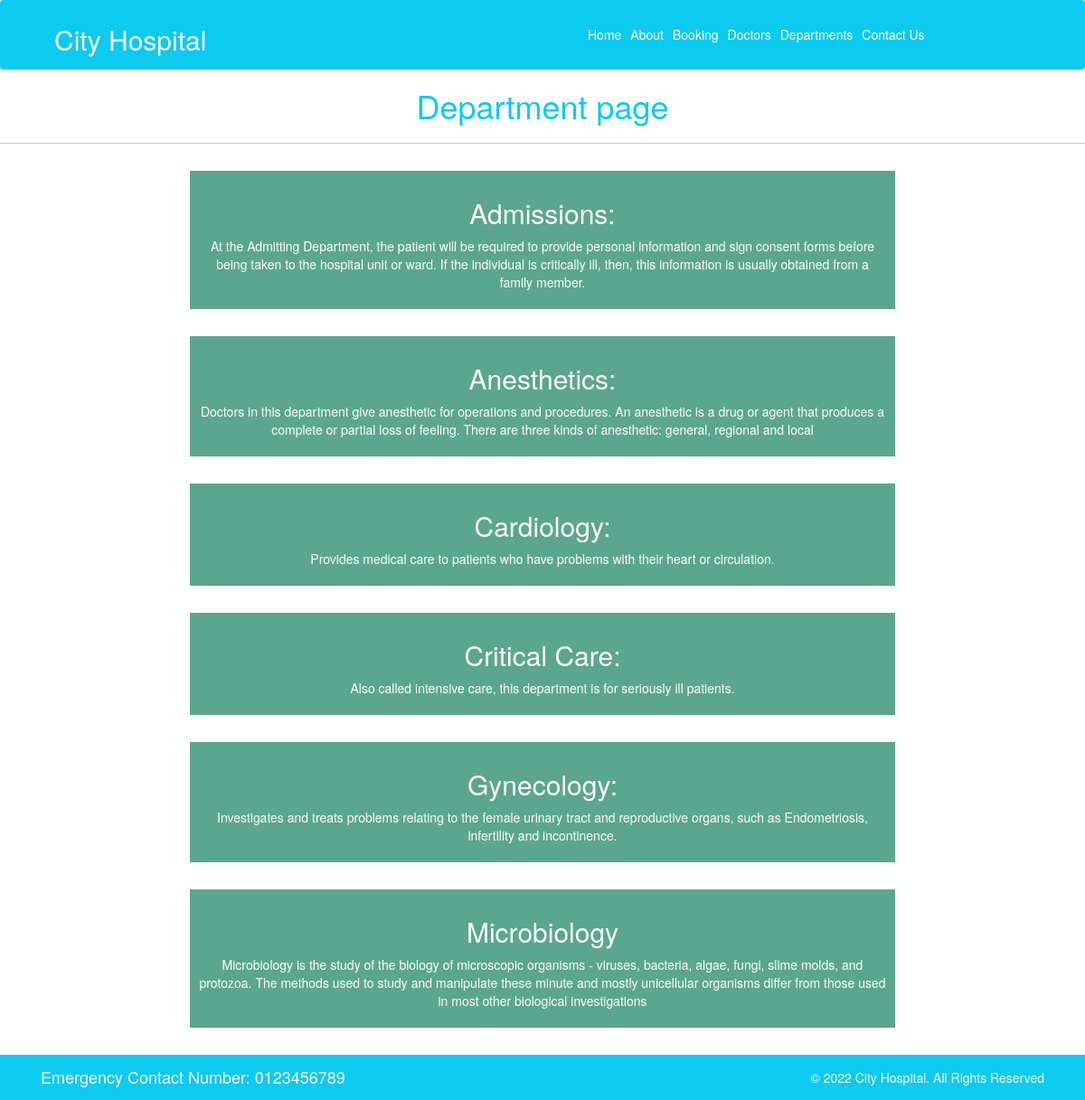
Page /department/ on the earlier database version.
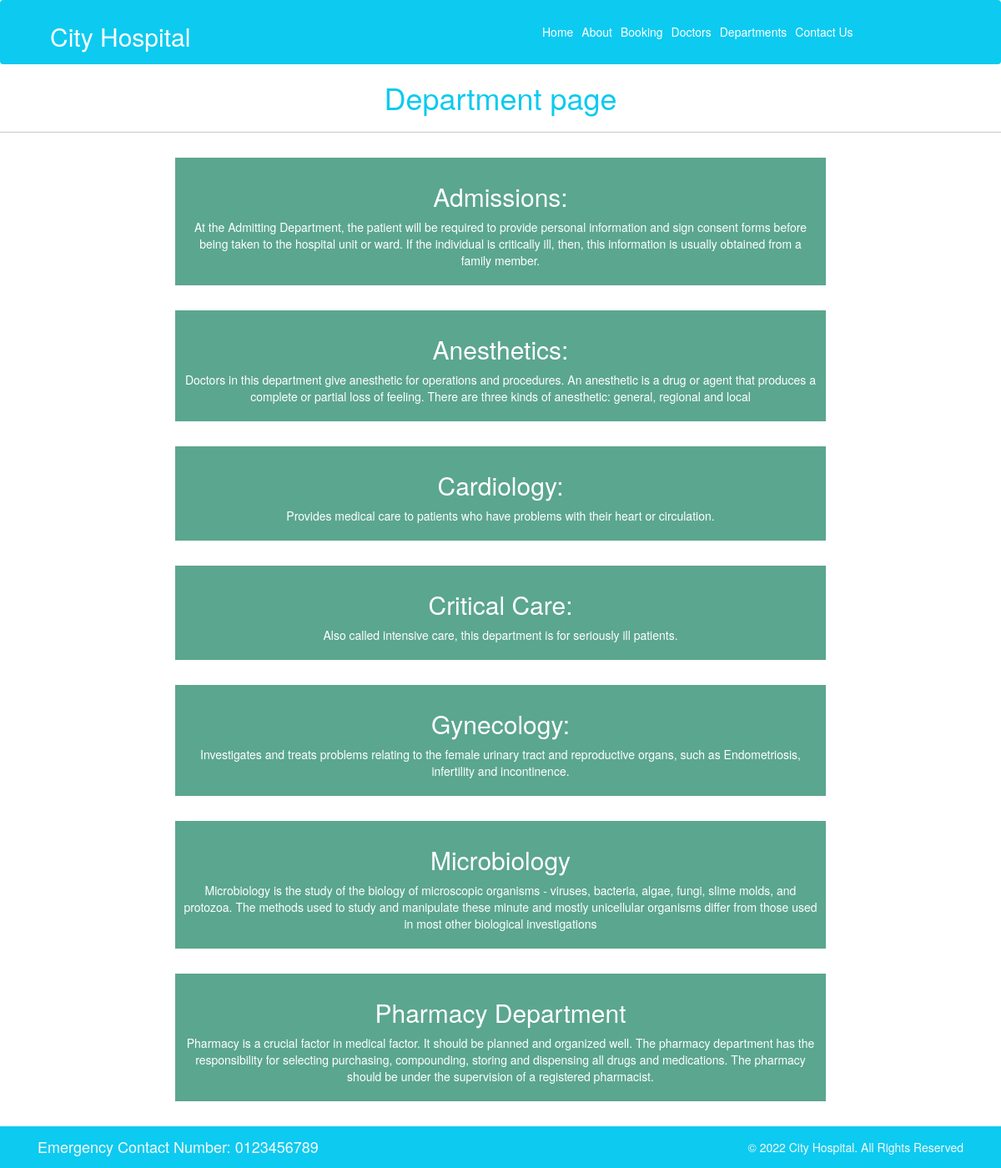
Same page on the later database version.
### home/models.py (models this page shows, shortened)
class departments(models.Model):
    dept_name = models.CharField(max_length=50)
    dept_description = models.TextField()

### home/views.py (the view)
# urls.py: path('department/', views.department, name='department'),
def department(request):
    dict_dept = {
        'dept': departments.objects.all()
    }
    return render(request, 'department.html', dict_dept)

### templates/department.html (shortened to what this page needs)
{% extends 'base.html' %}
{% block body %}
    <h1 class="text-center text-info">Department page</h1>
    <hr>
    {% for d in dept %}
    <div class="container text-center text-white p-3 my-5 mx-auto" style="width:65%;background-color:#5ba68e">
        <h2>{{d.dept_name}}</h2>
        <p style="color:white">{{d.dept_description}}</p>
    </div>
    {% endfor %}
{% endblock %}

Differences in the rows shown:
added departments: dept_name "Pharmacy Department", dept_description "Pharmacy is a crucial factor in medical factor. It should be planned and organized well. The pharmacy department has the responsibility for selecting purchasing, compounding, storing and dispensing all drugs and medications. The pharmacy should be under the supervision of a registered pharmacist."
